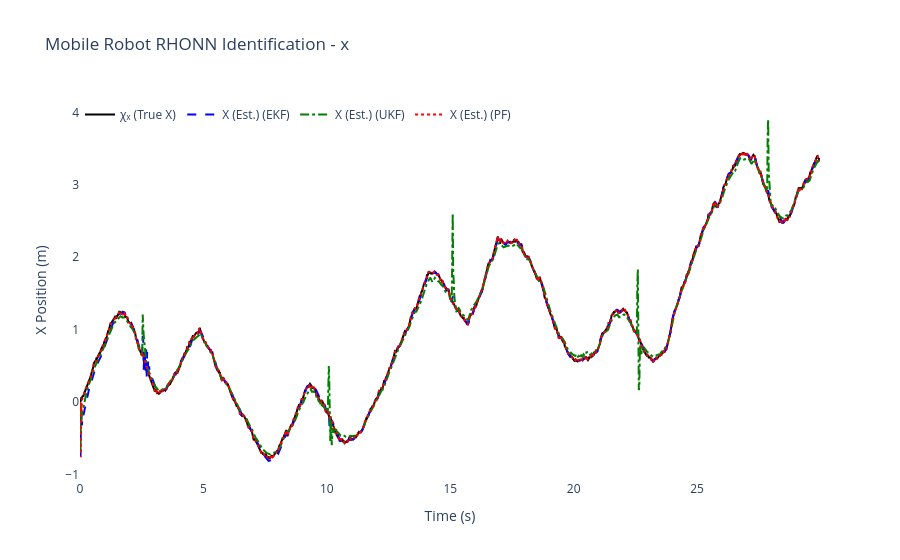
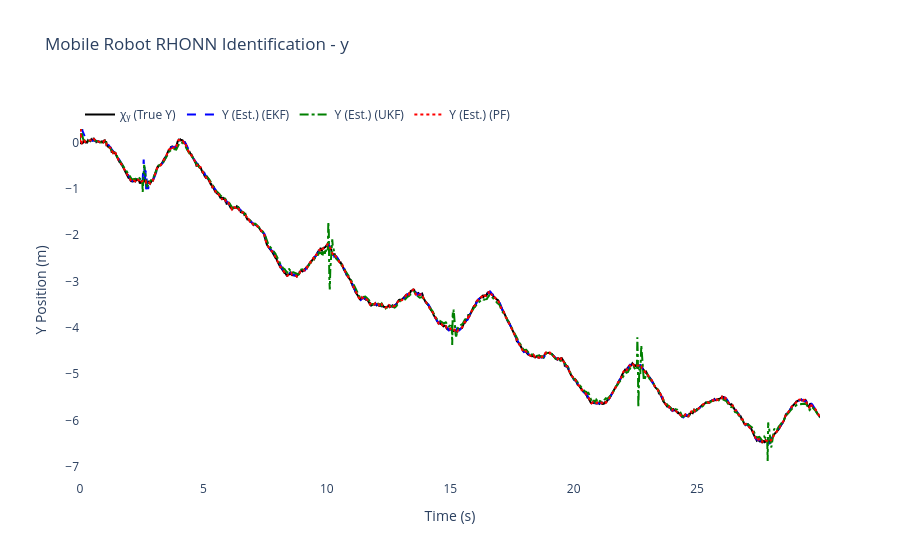
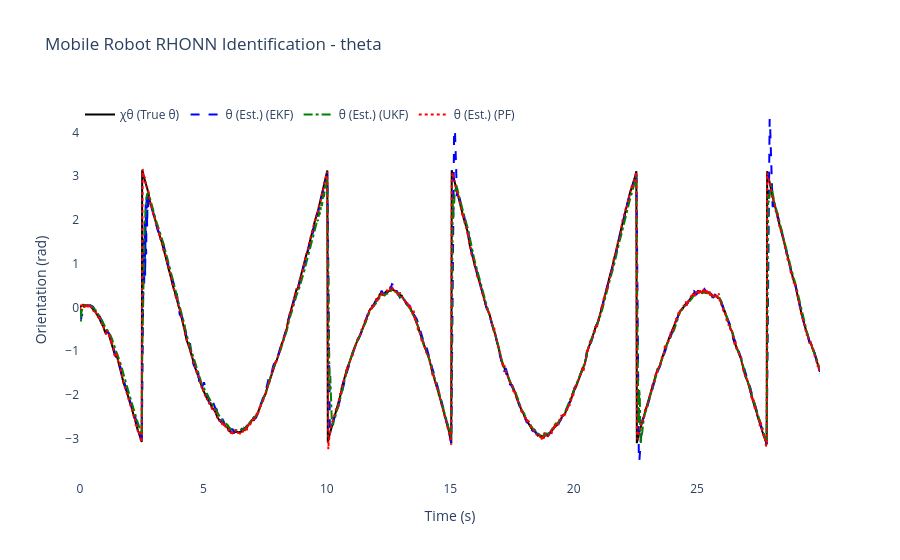
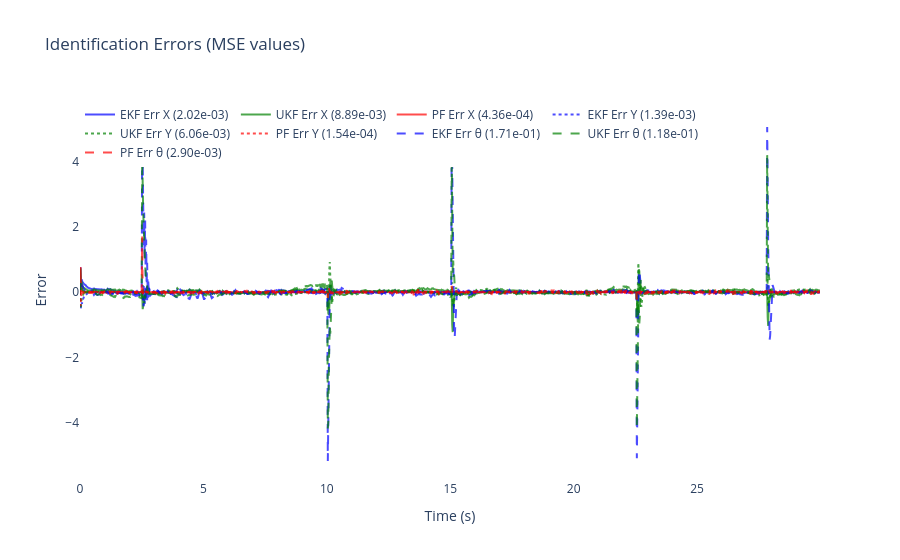

Notebook cell for these charts, in order:
### Code cell
# ============================================================
# 6) Results & plots for Differential Drive Mobile Robot
# ============================================================

mse_x_ekf = np.mean((x_true[:, 0] - x_hat_ekf[:, 0])**2)
mse_y_ekf = np.mean((x_true[:, 1] - x_hat_ekf[:, 1])**2)
mse_theta_ekf = np.mean((x_true[:, 2] - x_hat_ekf[:, 2])**2)

mse_x_ukf = np.mean((x_true[:, 0] - x_hat_ukf[:, 0])**2)
mse_y_ukf = np.mean((x_true[:, 1] - x_hat_ukf[:, 1])**2)
mse_theta_ukf = np.mean((x_true[:, 2] - x_hat_ukf[:, 2])**2)

mse_x_pf = np.mean((x_true[:, 0] - x_hat_pf[:, 0])**2)
mse_y_pf = np.mean((x_true[:, 1] - x_hat_pf[:, 1])**2)
mse_theta_pf = np.mean((x_true[:, 2] - x_hat_pf[:, 2])**2)

mse_total_ekf = mse_x_ekf + mse_y_ekf + mse_theta_ekf
mse_total_ukf = mse_x_ukf + mse_y_ukf + mse_theta_ukf
mse_total_pf = mse_x_pf + mse_y_pf + mse_theta_pf
mse_totals = {'EKF': mse_total_ekf, 'UKF': mse_total_ukf, 'PF': mse_total_pf}
best_filter = min(mse_totals, key=mse_totals.get)


print("🎯" + "="*65)
print(f"🏆 MEJOR FILTRO: {best_filter} (MSE total: {mse_totals[best_filter]:.6f})")
print(f"🎲 SEMILLA USADA: {RANDOM_SEED}")
print("="*67)


print(f"\nFinal EKF-RHONN Weights:")
for i in range(3):
    state_names = ['x', 'y', 'theta']
    print(f"  Neuron {i+1} ({state_names[i]}): {ekf_trainer.weights[i]}")

print(f"\nFinal UKF-RHONN Weights:")
for i in range(3):
    state_names = ['x', 'y', 'theta']
    print(f"  Neuron {i+1} ({state_names[i]}): {ukf_trainer.weights[i]}")

print(f"\nFinal PF-RHONN Weight Estimates:")
pf_estimates = pf_trainer.get_estimate()
for i in range(3):
    state_names = ['x', 'y', 'theta']
    print(f"  Neuron {i+1} ({state_names[i]}): {pf_estimates[i]}")

print("\n--- Performance Comparison (MSE) ---")
print(f"EKF MSE x:     {mse_x_ekf:.6f}")
print(f"EKF MSE y:     {mse_y_ekf:.6f}")
print(f"EKF MSE theta: {mse_theta_ekf:.6f}")
print(f"UKF MSE x:     {mse_x_ukf:.6f}")
print(f"UKF MSE y:     {mse_y_ukf:.6f}")
print(f"UKF MSE theta: {mse_theta_ukf:.6f}")
print(f"PF  MSE x:     {mse_x_pf:.6f}")
print(f"PF  MSE y:     {mse_y_pf:.6f}")
print(f"PF  MSE theta: {mse_theta_pf:.6f}")

states_info = [
    {'idx': 0, 'var': 'x', 'desc': 'X Position', 'y_label': 'X Position (m)', 'chi': 'χₓ (True X)', 'x': 'X (Est.)'},
    {'idx': 1, 'var': 'y', 'desc': 'Y Position', 'y_label': 'Y Position (m)', 'chi': 'χᵧ (True Y)', 'x': 'Y (Est.)'},
    {'idx': 2, 'var': 'theta', 'desc': 'Orientation', 'y_label': 'Orientation (rad)', 'chi': 'χθ (True θ)', 'x': 'θ (Est.)'}
]

for state_info in states_info:
    i = state_info['idx']
    trace_plant = go.Scatter(x=t_history, y=x_true[:, i], mode='lines', name=state_info['chi'], line=dict(color='black', width=2))
    trace_ekf = go.Scatter(x=t_history, y=x_hat_ekf[:, i], mode='lines', name=f"{state_info['x']} (EKF)", line=dict(dash='dash', color='blue'))
    trace_ukf = go.Scatter(x=t_history, y=x_hat_ukf[:, i], mode='lines', name=f"{state_info['x']} (UKF)", line=dict(dash='dashdot', color='green'))
    trace_pf = go.Scatter(x=t_history, y=x_hat_pf[:, i], mode='lines', name=f"{state_info['x']} (PF)", line=dict(dash='dot', color='red'))
    fig = go.Figure([trace_plant, trace_ekf, trace_ukf, trace_pf])
    fig.update_layout(title=f'Mobile Robot RHONN Identification - {state_info["var"]}', xaxis_title='Time (s)', yaxis_title=state_info['y_label'], legend=dict(x=0, y=1, orientation='h'), font=dict(size=12), plot_bgcolor='white', paper_bgcolor='white')
    fig.show()

error_x_ekf = x_true[:, 0] - x_hat_ekf[:, 0]
error_y_ekf = x_true[:, 1] - x_hat_ekf[:, 1]
error_theta_ekf = x_true[:, 2] - x_hat_ekf[:, 2]
error_x_ukf = x_true[:, 0] - x_hat_ukf[:, 0]
error_y_ukf = x_true[:, 1] - x_hat_ukf[:, 1]
error_theta_ukf = x_true[:, 2] - x_hat_ukf[:, 2]
error_x_pf = x_true[:, 0] - x_hat_pf[:, 0]
error_y_pf = x_true[:, 1] - x_hat_pf[:, 1]
error_theta_pf = x_true[:, 2] - x_hat_pf[:, 2]

fig2 = go.Figure()
fig2.add_trace(go.Scatter(x=t_history, y=error_x_ekf, mode='lines', name=f'EKF Err X ({mse_x_ekf:.2e})', opacity=0.7, line=dict(color='blue')))
fig2.add_trace(go.Scatter(x=t_history, y=error_x_ukf, mode='lines', name=f'UKF Err X ({mse_x_ukf:.2e})', opacity=0.7, line=dict(color='green')))
fig2.add_trace(go.Scatter(x=t_history, y=error_x_pf, mode='lines', name=f'PF Err X ({mse_x_pf:.2e})', opacity=0.7, line=dict(color='red')))
fig2.add_trace(go.Scatter(x=t_history, y=error_y_ekf, mode='lines', name=f'EKF Err Y ({mse_y_ekf:.2e})', opacity=0.7, line=dict(color='blue', dash='dot')))
fig2.add_trace(go.Scatter(x=t_history, y=error_y_ukf, mode='lines', name=f'UKF Err Y ({mse_y_ukf:.2e})', opacity=0.7, line=dict(color='green', dash='dot')))
fig2.add_trace(go.Scatter(x=t_history, y=error_y_pf, mode='lines', name=f'PF Err Y ({mse_y_pf:.2e})', opacity=0.7, line=dict(color='red', dash='dot')))
fig2.add_trace(go.Scatter(x=t_history, y=error_theta_ekf, mode='lines', name=f'EKF Err θ ({mse_theta_ekf:.2e})', opacity=0.7, line=dict(color='blue', dash='dash')))
fig2.add_trace(go.Scatter(x=t_history, y=error_theta_ukf, mode='lines', name=f'UKF Err θ ({mse_theta_ukf:.2e})', opacity=0.7, line=dict(color='green', dash='dash')))
fig2.add_trace(go.Scatter(x=t_history, y=error_theta_pf, mode='lines', name=f'PF Err θ ({mse_theta_pf:.2e})', opacity=0.7, line=dict(color='red', dash='dash')))
fig2.update_layout(title='Identification Errors (MSE values)', xaxis_title='Time (s)', yaxis_title='Error', legend=dict(x=0, y=1, orientation='h'), font=dict(size=12), plot_bgcolor='white', paper_bgcolor='white')
fig2.show()

# 2D Trajectory plot
fig_trajectory = go.Figure()
fig_trajectory.add_trace(go.Scatter(x=x_true[:, 0], y=x_true[:, 1], mode='lines', name='True', line=dict(color='black', width=3)))
fig_trajectory.add_trace(go.Scatter(x=x_hat_ekf[:, 0], y=x_hat_ekf[:, 1], mode='lines', name='EKF', line=dict(color='blue', width=2, dash='dash')))
fig_trajectory.add_trace(go.Scatter(x=x_hat_ukf[:, 0], y=x_hat_ukf[:, 1], mode='lines', name='UKF', line=dict(color='green', width=2, dash='dashdot')))
fig_trajectory.add_trace(go.Scatter(x=x_hat_pf[:, 0], y=x_hat_pf[:, 1], mode='lines', name='PF', line=dict(color='red', width=2, dash='dot')))
fig_trajectory.add_trace(go.Scatter(x=[x_true[0, 0]], y=[x_true[0, 1]], mode='markers', name='Start', marker=dict(color='green', size=10, symbol='star')))
fig_trajectory.add_trace(go.Scatter(x=[x_true[-1, 0]], y=[x_true[-1, 1]], mode='markers', name='End', marker=dict(color='red', size=10, symbol='square')))
fig_trajectory.update_layout(title='Trajectory Comparison (Optimized Params)', xaxis_title='X (m)', yaxis_title='Y (m)', font=dict(size=12), plot_bgcolor='white', paper_bgcolor='white', showlegend=True)
fig_trajectory.show()


# === RESUMEN DE RENDIMIENTO CON SEMILLA ===
print("\n📊 MSE Desglosado por Filtro:")
print(f"   EKF: {mse_total_ekf:.6f}  |  UKF: {mse_total_ukf:.6f}  |  PF: {mse_total_pf:.6f}")
print(f"\n💡 Para reproducir estos resultados:")
print(f"   Principal: RANDOM_SEED = {RANDOM_SEED}")
print(f"   DE Optim.: DE_SEED = {(RANDOM_SEED + 12345) % 100000}")
print(f"   (Cambia línea 8 en celda 4 para usar semilla principal)")

# --- Parameter summary ---
print("\n--- Optimized Parameter Summary ---")
print(f"EKF params: Q={ekf_trainer.Q[0][0,0]:.3e} R={ekf_trainer.R[0][0]:.3e} P0~{ekf_trainer.P[0][0,0]:.3e} eta={ekf_trainer.eta:.3f}")
print(f"UKF params: alpha={ukf_trainer.alpha:.3e} eta={ukf_trainer.eta:.3f} Qdiag={ukf_trainer.Q[0][0,0]:.3e} R={ukf_trainer.R[0][0]:.3e}")
print(f"PF params: Q_std={pf_trainer.Q_std} R_std={pf_trainer.R_std} ESS_th={pf_trainer.ess_threshold:.1f} n_particles={pf_trainer.n_particles}")

print("\nOptimization + simulation complete.")

### Figure 1 — Plotly figure (JSON) as saved in the notebook; plotly's stock layout.template omitted (floating-point values rounded to 4 significant figures; data arrays with more than 128 entries replaced by an {"elided": "..."} marker saying what was removed)
{"data": [{"line": {"color": "black", "width": 2}, "mode": "lines", "name": "χₓ (True X)", "type": "scatter", "x": {"elided": "1500 float values"}, "y": {"elided": "1500 float values"}}, {"line": {"color": "blue", "dash": "dash"}, "mode": "lines", "name": "X (Est.) (EKF)", "type": "scatter", "x": {"elided": "1500 float values"}, "y": {"elided": "1500 float values"}}, {"line": {"color": "green", "dash": "dashdot"}, "mode": "lines", "name": "X (Est.) (UKF)", "type": "scatter", "x": {"elided": "1500 float values"}, "y": {"elided": "1500 float values"}}, {"line": {"color": "red", "dash": "dot"}, "mode": "lines", "name": "X (Est.) (PF)", "type": "scatter", "x": {"elided": "1500 float values"}, "y": {"elided": "1500 float values"}}], "layout": {"font": {"size": 12}, "legend": {"orientation": "h", "x": 0, "y": 1}, "paper_bgcolor": "white", "plot_bgcolor": "white", "title": {"text": "Mobile Robot RHONN Identification - x"}, "xaxis": {"title": {"text": "Time (s)"}}, "yaxis": {"title": {"text": "X Position (m)"}}}}

### Figure 2 — Plotly figure (JSON) as saved in the notebook; plotly's stock layout.template omitted (floating-point values rounded to 4 significant figures; data arrays with more than 128 entries replaced by an {"elided": "..."} marker saying what was removed)
{"data": [{"line": {"color": "black", "width": 2}, "mode": "lines", "name": "χᵧ (True Y)", "type": "scatter", "x": {"elided": "1500 float values"}, "y": {"elided": "1500 float values"}}, {"line": {"color": "blue", "dash": "dash"}, "mode": "lines", "name": "Y (Est.) (EKF)", "type": "scatter", "x": {"elided": "1500 float values"}, "y": {"elided": "1500 float values"}}, {"line": {"color": "green", "dash": "dashdot"}, "mode": "lines", "name": "Y (Est.) (UKF)", "type": "scatter", "x": {"elided": "1500 float values"}, "y": {"elided": "1500 float values"}}, {"line": {"color": "red", "dash": "dot"}, "mode": "lines", "name": "Y (Est.) (PF)", "type": "scatter", "x": {"elided": "1500 float values"}, "y": {"elided": "1500 float values"}}], "layout": {"font": {"size": 12}, "legend": {"orientation": "h", "x": 0, "y": 1}, "paper_bgcolor": "white", "plot_bgcolor": "white", "title": {"text": "Mobile Robot RHONN Identification - y"}, "xaxis": {"title": {"text": "Time (s)"}}, "yaxis": {"title": {"text": "Y Position (m)"}}}}

### Figure 3 — Plotly figure (JSON) as saved in the notebook; plotly's stock layout.template omitted (floating-point values rounded to 4 significant figures; data arrays with more than 128 entries replaced by an {"elided": "..."} marker saying what was removed)
{"data": [{"line": {"color": "black", "width": 2}, "mode": "lines", "name": "χθ (True θ)", "type": "scatter", "x": {"elided": "1500 float values"}, "y": {"elided": "1500 float values"}}, {"line": {"color": "blue", "dash": "dash"}, "mode": "lines", "name": "θ (Est.) (EKF)", "type": "scatter", "x": {"elided": "1500 float values"}, "y": {"elided": "1500 float values"}}, {"line": {"color": "green", "dash": "dashdot"}, "mode": "lines", "name": "θ (Est.) (UKF)", "type": "scatter", "x": {"elided": "1500 float values"}, "y": {"elided": "1500 float values"}}, {"line": {"color": "red", "dash": "dot"}, "mode": "lines", "name": "θ (Est.) (PF)", "type": "scatter", "x": {"elided": "1500 float values"}, "y": {"elided": "1500 float values"}}], "layout": {"font": {"size": 12}, "legend": {"orientation": "h", "x": 0, "y": 1}, "paper_bgcolor": "white", "plot_bgcolor": "white", "title": {"text": "Mobile Robot RHONN Identification - theta"}, "xaxis": {"title": {"text": "Time (s)"}}, "yaxis": {"title": {"text": "Orientation (rad)"}}}}

### Figure 4 — Plotly figure (JSON) as saved in the notebook; plotly's stock layout.template omitted (floating-point values rounded to 4 significant figures; data arrays with more than 128 entries replaced by an {"elided": "..."} marker saying what was removed)
{"data": [{"line": {"color": "blue"}, "mode": "lines", "name": "EKF Err X (2.02e-03)", "opacity": 0.7, "type": "scatter", "x": {"elided": "1500 float values"}, "y": {"elided": "1500 float values"}}, {"line": {"color": "green"}, "mode": "lines", "name": "UKF Err X (8.89e-03)", "opacity": 0.7, "type": "scatter", "x": {"elided": "1500 float values"}, "y": {"elided": "1500 float values"}}, {"line": {"color": "red"}, "mode": "lines", "name": "PF Err X (4.36e-04)", "opacity": 0.7, "type": "scatter", "x": {"elided": "1500 float values"}, "y": {"elided": "1500 float values"}}, {"line": {"color": "blue", "dash": "dot"}, "mode": "lines", "name": "EKF Err Y (1.39e-03)", "opacity": 0.7, "type": "scatter", "x": {"elided": "1500 float values"}, "y": {"elided": "1500 float values"}}, {"line": {"color": "green", "dash": "dot"}, "mode": "lines", "name": "UKF Err Y (6.06e-03)", "opacity": 0.7, "type": "scatter", "x": {"elided": "1500 float values"}, "y": {"elided": "1500 float values"}}, {"line": {"color": "red", "dash": "dot"}, "mode": "lines", "name": "PF Err Y (1.54e-04)", "opacity": 0.7, "type": "scatter", "x": {"elided": "1500 float values"}, "y": {"elided": "1500 float values"}}, {"line": {"color": "blue", "dash": "dash"}, "mode": "lines", "name": "EKF Err θ (1.71e-01)", "opacity": 0.7, "type": "scatter", "x": {"elided": "1500 float values"}, "y": {"elided": "1500 float values"}}, {"line": {"color": "green", "dash": "dash"}, "mode": "lines", "name": "UKF Err θ (1.18e-01)", "opacity": 0.7, "type": "scatter", "x": {"elided": "1500 float values"}, "y": {"elided": "1500 float values"}}, {"line": {"color": "red", "dash": "dash"}, "mode": "lines", "name": "PF Err θ (2.90e-03)", "opacity": 0.7, "type": "scatter", "x": {"elided": "1500 float values"}, "y": {"elided": "1500 float values"}}], "layout": {"font": {"size": 12}, "legend": {"orientation": "h", "x": 0, "y": 1}, "paper_bgcolor": "white", "plot_bgcolor": "white", "title": {"text": "Identification Errors (MSE values)"}, "xaxis": {"title": {"text": "Time (s)"}}, "yaxis": {"title": {"text": "Error"}}}}
